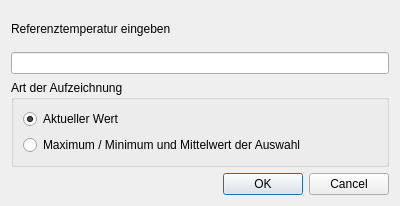
<?xml version="1.0" encoding="UTF-8"?>
<ui version="4.0">
 <class>dlg_referenz</class>
 <widget class="QDialog" name="dlg_referenz">
  <property name="geometry">
   <rect>
    <x>0</x>
    <y>0</y>
    <width>400</width>
    <height>206</height>
   </rect>
  </property>
  <property name="windowTitle">
   <string>Referenztemperatur</string>
  </property>
  <property name="windowIcon">
   <iconset resource="ressource.qrc">
    <normaloff>:/icons/IRTD</normaloff>:/icons/IRTD</iconset>
  </property>
  <layout class="QVBoxLayout" name="verticalLayout">
   <item>
    <widget class="QLabel" name="label">
     <property name="text">
      <string>Referenztemperatur eingeben</string>
     </property>
    </widget>
   </item>
   <item>
    <widget class="QLineEdit" name="edit_ref_temp">
     <property name="toolTip">
      <string>Temperatur in °C</string>
     </property>
     <property name="toolTipDuration">
      <number>-1</number>
     </property>
     <property name="alignment">
      <set>Qt::AlignCenter</set>
     </property>
     <property name="dragEnabled">
      <bool>false</bool>
     </property>
     <property name="clearButtonEnabled">
      <bool>true</bool>
     </property>
    </widget>
   </item>
   <item>
    <widget class="QGroupBox" name="group_type">
     <property name="sizePolicy">
      <sizepolicy hsizetype="Expanding" vsizetype="Maximum">
       <horstretch>0</horstretch>
       <verstretch>0</verstretch>
      </sizepolicy>
     </property>
     <property name="maximumSize">
      <size>
       <width>16777215</width>
       <height>92</height>
      </size>
     </property>
     <property name="title">
      <string>Art der Aufzeichnung</string>
     </property>
     <layout class="QVBoxLayout" name="verticalLayout_2">
      <item>
       <widget class="QRadioButton" name="radio_act">
        <property name="text">
         <string>Aktueller Wert</string>
        </property>
        <property name="checked">
         <bool>true</bool>
        </property>
       </widget>
      </item>
      <item>
       <widget class="QRadioButton" name="radio_stat">
        <property name="text">
         <string>Maximum / Minimum und Mittelwert der Auswahl</string>
        </property>
       </widget>
      </item>
     </layout>
    </widget>
   </item>
   <item>
    <widget class="QDialogButtonBox" name="buttonBox">
     <property name="orientation">
      <enum>Qt::Horizontal</enum>
     </property>
     <property name="standardButtons">
      <set>QDialogButtonBox::Cancel|QDialogButtonBox::Ok</set>
     </property>
    </widget>
   </item>
  </layout>
 </widget>
 <resources>
  <include location="ressource.qrc"/>
 </resources>
 <connections>
  <connection>
   <sender>buttonBox</sender>
   <signal>accepted()</signal>
   <receiver>dlg_referenz</receiver>
   <slot>accept()</slot>
   <hints>
    <hint type="sourcelabel">
     <x>248</x>
     <y>254</y>
    </hint>
    <hint type="destinationlabel">
     <x>157</x>
     <y>274</y>
    </hint>
   </hints>
  </connection>
  <connection>
   <sender>buttonBox</sender>
   <signal>rejected()</signal>
   <receiver>dlg_referenz</receiver>
   <slot>reject()</slot>
   <hints>
    <hint type="sourcelabel">
     <x>316</x>
     <y>260</y>
    </hint>
    <hint type="destinationlabel">
     <x>286</x>
     <y>274</y>
    </hint>
   </hints>
  </connection>
 </connections>
</ui>
